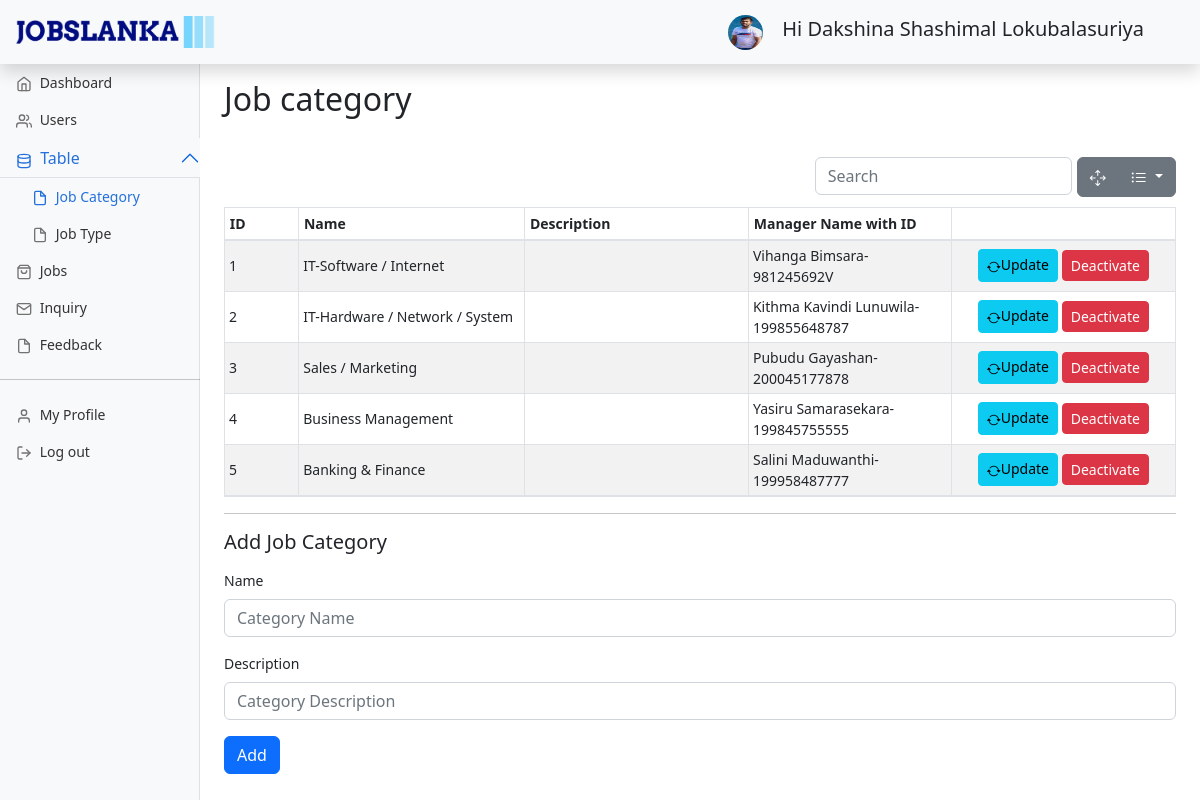
Page /Admin/jobCategory.php (signed in) on the earlier database version.
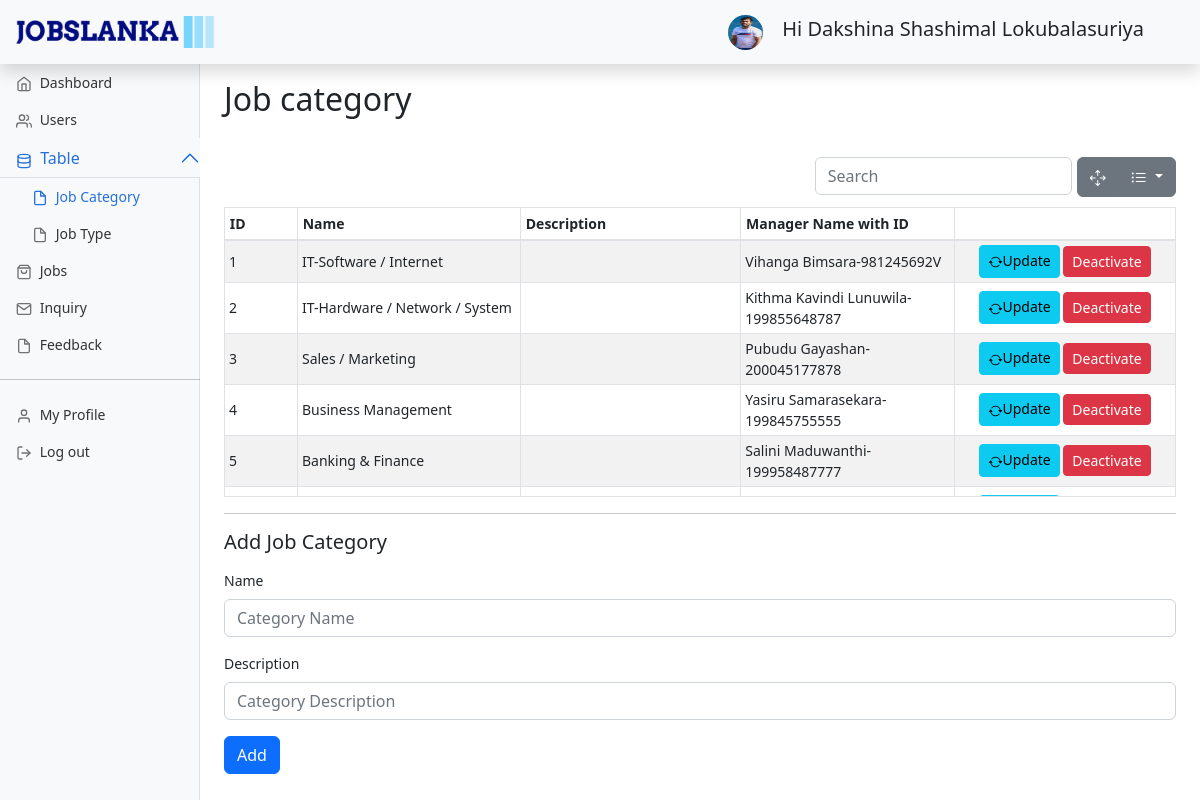
Same page on the later database version.
### tables this page shows
CREATE TABLE `job_category` (
  `id` int(11) NOT NULL,
  `name` varchar(50) NOT NULL,
  `description` varchar(200) DEFAULT NULL,
  `manager_id` varchar(12) DEFAULT NULL,
  `isactive` int(11) NOT NULL
);

CREATE TABLE `staff` (
  `nic` varchar(12) NOT NULL,
  `name` varchar(100) NOT NULL,
  `address` varchar(200) NOT NULL,
  `email` varchar(50) NOT NULL,
  `phone_no` varchar(10) NOT NULL,
  `gender` char(1) NOT NULL,
  `password` varchar(35) NOT NULL,
  `image` text DEFAULT NULL,
  `job_role_id` int(11) NOT NULL,
  `isactive` int(11) NOT NULL
);

### Admin/jobCategory.php (the view, shortened to what the changed rows need)
<?php require "../DBCon.php";
require "../fillCombo.php";
if(isset($_SESSION['userInfo']) && $_SESSION['userInfo']['job_role_id']==1){
?>
<!doctype html>
<html lang="en">
  <head>
    <link href="../assets/css/bootstrap.min.css" rel="stylesheet">
    <link href="..\assets\css\jobslanka.css" rel="stylesheet">
    <link href="..\assets\css\dashboard.css" rel="stylesheet">
    <link href="..\assets\css\bootstrap-table.min.css" rel="stylesheet">
    <link href="..\assets\css\bootstrap-table-sticky-header.css" rel="stylesheet">
    <link rel="stylesheet" href="https://cdn.jsdelivr.net/npm/bootstrap-icons@1.7.2/font/bootstrap-icons.css">
</head>
<body>
<div class="container-fluid">
  <div class="row">
    <main class="col-md-9 ms-sm-auto col-lg-10 px-md-4">
    <h1 class="h2 mt-3">Job category</h1></br>
    <div class="row">
        <div class="table-responsive" >
            <table class="table table-striped table-sm " data-show-columns="true" data-height="350" id="jCat" data-unique-id="id">
              <thead >
                <tr>
                  <th scope="col" class="col-1 " data-field="id">ID</th>
                  <th scope="col" class="col-3 ">Name</th>
                  <th scope="col" class="col-3 ">Description</th>
                  <th scope="col" class="col-2 ">Manager Name with ID</th>
                </tr>
              </thead>
              <tbody>
                <?php
                $sql= "select j.*,s.name as managerName from job_category as j left join staff as s on j.manager_id =s.nic order by j.isactive desc ";
                $result = mysqli_query($con,$sql);
                while($row=mysqli_fetch_assoc($result)){
                  $clsTextMuted="";
                  $btnactivationName="";
                  $btnColor="";
                  if($row['isactive']==0){
                    $clsTextMuted = "class='text-muted'";
                    $btnactivationName="Activate";
                    $btnColor="btn-success";
                  }else{
                    $clsTextMuted="";
                    $btnactivationName="Deactivate";
                    $btnColor="btn-danger";
                  }
                    ?>
                <tr>
                  <td <?php echo $clsTextMuted; ?> ><?php echo $row['id']; ?></td>
                  <td <?php echo $clsTextMuted; ?> ><?php echo $row['name']; ?></td>
                  <td <?php echo $clsTextMuted; ?> ><?php echo $row['description']; ?></td>
                  <td><?php
                  if($row['managerName']!="")
                    echo $row['managerName']."-".$row['manager_id']; ?></td>
                  <td class="text-center">
                  <button type="button" class="btn btn-info btn-sm"  onclick="openUpdateModel(<?php echo $row['id']; ?>)" ><i class="bi bi-arrow-repeat"></i>Update</button>
                  <button type="button" class="btn <?php echo $btnColor; ?> btn-sm" onclick="openDeleteModel(<?php echo $row['id']; ?> , '<?php echo $row['isactive']; ?> ')" ><?php echo $btnactivationName; ?></button>
                  </td>
                </tr>
                <?php }
                ?>
              </tbody>
            </table>
          </div>
    </div>
    </main>
  </div>
  </div>
  </body>
</html>
<?php
}else{
  header("location: index.php");
}
?>

Differences in the rows shown:
now on this page (row edited): job_category: isactive 1 (drawn)
